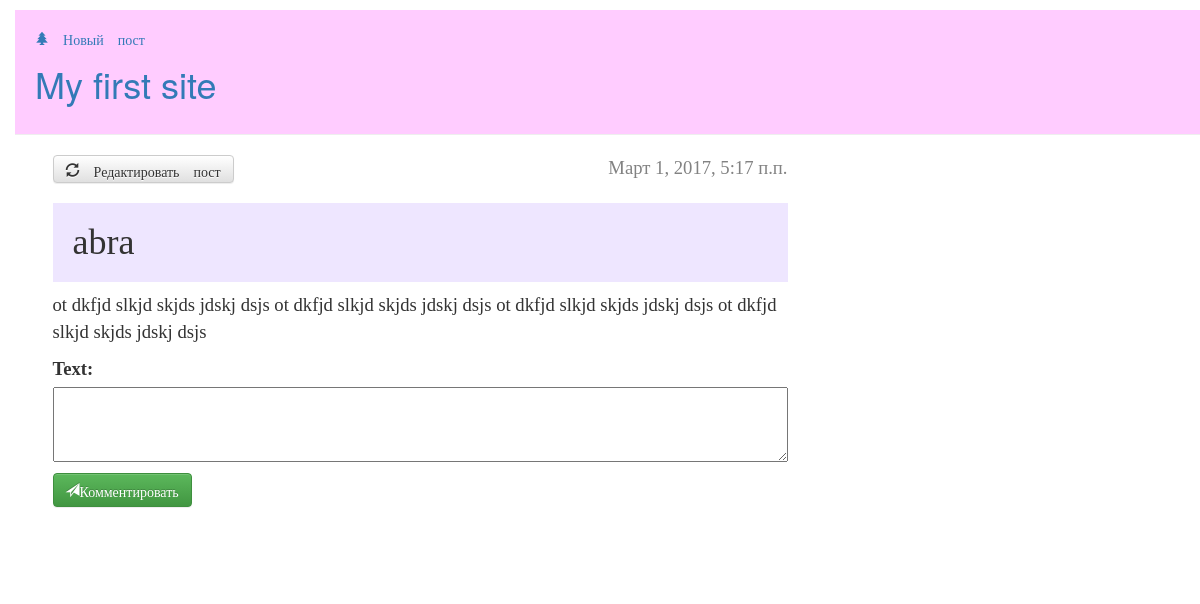
Before: /post/2/ (signed in) with the older database file.
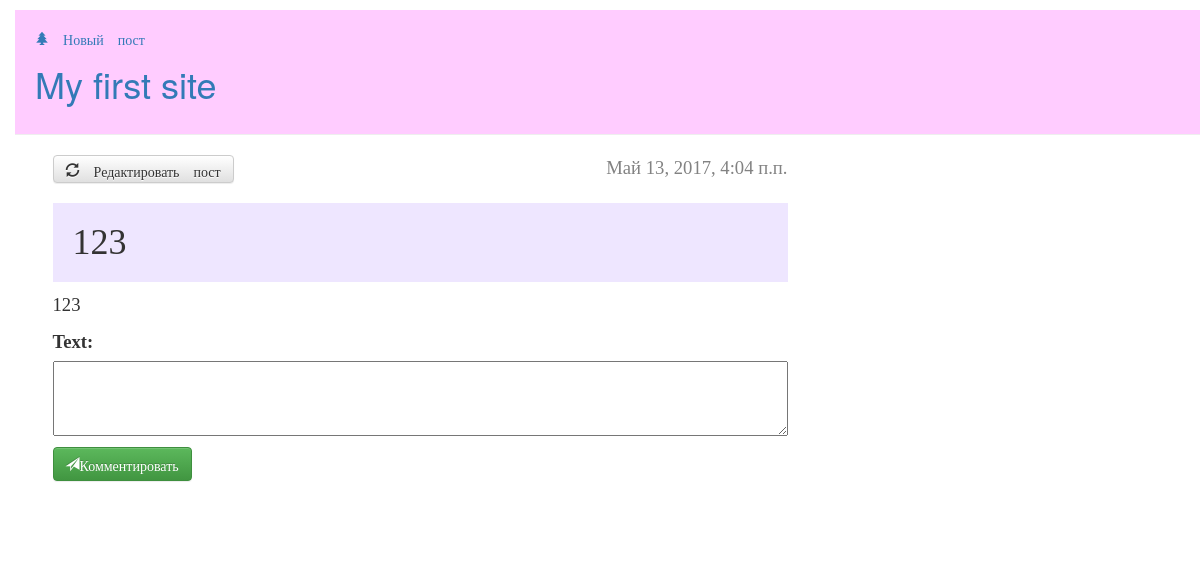
After: the same page with the newer database file.
### blog/models.py (models this page shows, shortened)
class Post(models.Model):
	author = models.ForeignKey('auth.User')
	title = models.CharField(max_length=2000)
	text = models.TextField()
	create_date = models.DateTimeField(default=timezone.now())
	published_date = models.DateTimeField(blank=True,null=True)

### blog/views.py (the view)
# urls.py: url(r'^post/(?P<pk>[0-9]+)/$' , views.post_detail, name='post_detail'),
def post_detail(request, pk): #возвращает инфу о посте
	post = get_object_or_404(Post, pk=pk)
	if request.method == "POST":#добавление коммента
		form = CommentForm(request.POST)
		if form.is_valid():
			comment = form.save(commit=False)
			comment.author = request.user
			comment.published_date = timezone.now()
			comment.post = post
			comment.save()
		return redirect('post_detail', pk=post.pk)
	else:
		form = CommentForm()
		comments = Comment.objects.filter(post__lte = post).order_by('published_date')
		return render(request, 'blog/post_detail.html', {'post': post, 'form': form, 'comments': comments})

### blog/forms.py
class CommentForm(forms.ModelForm):
	class Meta:
		model = Comment
		fields = ('text',)

### blog/templates/blog/post_detail.html (shortened to what this page needs)
﻿{% extends 'blog/base.html' %}
{% block content %}
	<div class="post">
	{% if post.published_date %}
		<div class="date">
			{{ post.published_date }}
		</div>
		{% endif %}
		<a class="btn btn-default" href="{% url 'post_edit' pk=post.pk %}">
		<span class="glyphicon glyphicon-refresh"> Редактировать пост </span></a>
		<h1 class="tit">{{ post.title }}</h1>
		<p>{{ post.text|linebreaksbr }}</p>
		<form method="POST" class="post-form">
			{{ form.as_p}}
			<button type="submit" class="btn btn-success glyphicon glyphicon-send">Комментировать</button>
		</form>
		</div>
{% endblock %}

Changed rows visible on the page:
changed Post: published_date "Март 1, 2017, 5:17 п.п." → "Май 13, 2017, 4:04 п.п."; title "abra" → "123"; text "ot dkfjd slkjd skjds jdskj dsjs ot dkfjd slkjd skjds jdskj dsjs ot dkfjd slkjd skjds jdskj dsjs ot dkfjd slkjd skjds jdskj dsjs" → "123"
